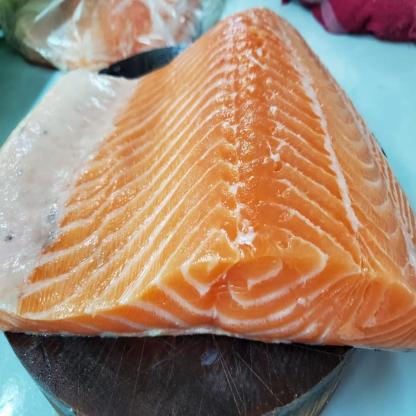
#> input picture datasets/original-dataset/test/farmstest-11_jpg.rf.a76f4174b01209be28f8993492c1f81d.jpg, 416 x 416 px; its folder holds only this picture in this run
$ python redimenzionar.py
#> lines starting #> are read from the running program, lines starting #| are printed output that depends on the picture; after the words box and inside, x2 and y2 are one past the last pixel; in counts of white or black regions, pixels touching at a corner belong together
import os
import cv2
import numpy as np

directorio_imagenes = './datasets/original-dataset/test'
directorio_imagenes_modificadas = './datasets/modified-dataset/test'

# Definir el rango de color salmón en HSV
lower_salmon = np.array([0, 100, 100])
upper_salmon = np.array([30, 255, 255])


# Función para recortar una región de interés (ROI) de la imagen original
def recortar_roi(image, x, y, w, h):
    return image[y:y + h, x:x + w]


for nombre_archivo in os.listdir(directorio_imagenes):
    if nombre_archivo.endswith(".jpg"):
        ruta_imagen = os.path.join(directorio_imagenes, nombre_archivo)
        imagen = cv2.imread(ruta_imagen)
#> imagen is the input picture: shape (416, 416, 3); mean B, G, R 112.8, 135.1, 162.3
        cv2.imshow('Imagen Original', imagen)
        cv2.waitKey(0)

        # Convertir RGB a HSV
        hsv = cv2.cvtColor(imagen, cv2.COLOR_BGR2HSV)
#> hsv: shape (416, 416, 3); mean H, S, V 48.3, 100.2, 173.1

        # Umbralizar la imagen HSV para obtener solo los colores de acuerdo al umbral del color del salmon
        mask = cv2.inRange(hsv, lower_salmon, upper_salmon)
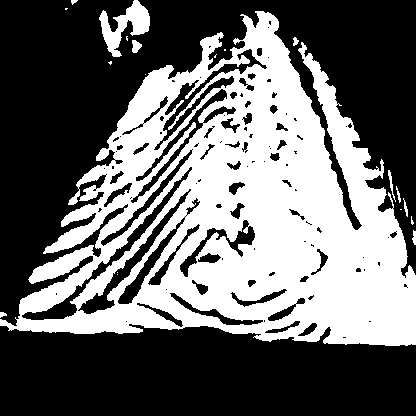
#> mask: shape (416, 416); 41.1% white; 20 white regions (10 under 20 px), largest, box (x1, y1, x2, y2) and area: (0, 11, 416, 346) 69397, (99, 0, 150, 57) 1238, (132, 40, 142, 53) 90

        # Aplicar operaciones morfológicas para reducir el ruido en la máscara
        kernel = np.ones((5, 5), np.uint8)
        mask = cv2.morphologyEx(mask, cv2.MORPH_OPEN, kernel)
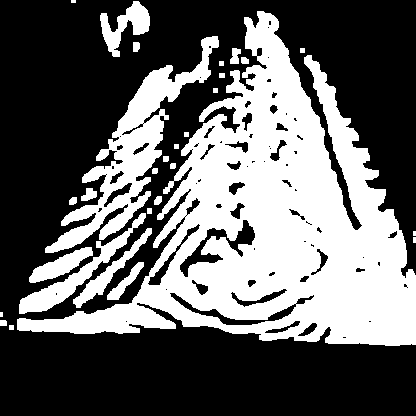
#> mask: shape (416, 416); 39.1% white; 29 white regions (4 under 20 px)

        # Encontrar contornos en la máscara
        contours, _ = cv2.findContours(mask, cv2.RETR_EXTERNAL, cv2.CHAIN_APPROX_SIMPLE)
#> contours = 29 contours, 10 with area under 20; largest, box (x1, y1, x2, y2) and area: (17, 11, 416, 346) 56154, (45, 36, 219, 253) 7972, (19, 213, 146, 314) 1870, (100, 1, 150, 57) 1080, (73, 228, 152, 308) 912

        # Recortar un pedazo del objeto color salmon si se detecta
        if contours:
            # Seleccionar el contorno con el área más grande
            largest_contour = max(contours, key=cv2.contourArea)
#> largest_contour = contour of 1056 points, box (x1, y1, x2, y2) (17, 11, 416, 346), area 56154

            # Encontrar la caja delimitadora ajustada al contorno
            x, y, w, h = cv2.boundingRect(largest_contour)
#> x = 17; y = 11; w = 399; h = 335

            # Tamaño del paper
            porcion_w = 299
            porcion_h = 86

            # Recortar la porción de la imagen umbralizada
            imagen_recortada = recortar_roi(imagen, x, y, porcion_w, porcion_h)
#> in recortar_roi, `return image[y:y + h, x:x + w]`:
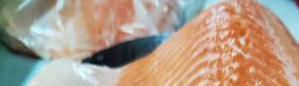
#> returned value: shape (86, 299, 3); mean of channels 0, 1, 2 137.6, 155.6, 175.7; drawn as B, G, R

            # Mostrar la imagen recortada
            cv2.imshow('Imagen Recortada', imagen_recortada)
            cv2.waitKey(0)
            cv2.imwrite(os.path.join(directorio_imagenes_modificadas, nombre_archivo), imagen_recortada)
print("Proceso completado.")

$ run again, on datasets/original-dataset/test/farmstrain-100_jpg.rf.f34863a0e008155e3093d90df0ca0987.jpg
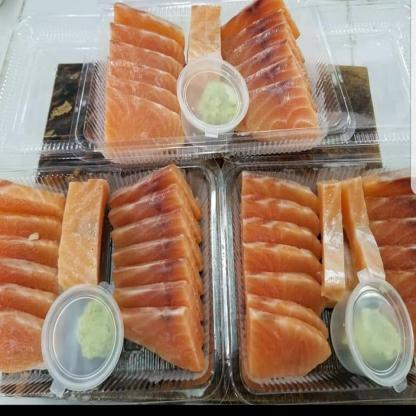
#> input picture datasets/original-dataset/test/farmstrain-100_jpg.rf.f34863a0e008155e3093d90df0ca0987.jpg, 416 x 416 px
#> imagen is the input picture: shape (416, 416, 3); mean B, G, R 107.4, 127.8, 157.3
#> hsv: shape (416, 416, 3); mean H, S, V 33.7, 92.7, 160.6
#> `mask = cv2.morphologyEx(mask, cv2.MORPH_OPEN, kernel)`:
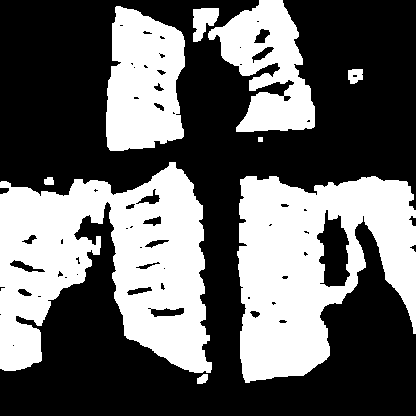
#> mask: shape (416, 416); 39.7% white; 9 white regions
#> contours = 9 contours, 1 with area under 20; largest, box (x1, y1, x2, y2) and area: (0, 162, 212, 373) 27832, (237, 176, 416, 383) 24924, (106, 6, 185, 151) 9054, (208, 0, 315, 132) 7658, (193, 8, 219, 42) 520, (348, 69, 363, 84) 162, (197, 374, 208, 384) 66, (44, 177, 54, 185) 54
#> largest_contour = contour of 515 points, box (x1, y1, x2, y2) (0, 162, 212, 373), area 27832
#> x = 0; y = 162; w = 212; h = 211
#> in recortar_roi, `return image[y:y + h, x:x + w]`:
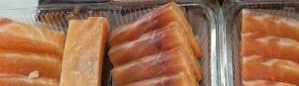
#> returned value: shape (86, 299, 3); mean of channels 0, 1, 2 81.9, 110.8, 158.4; drawn as B, G, R

$ run again, on datasets/original-dataset/test/farmstrain-122_jpg.rf.7c787e7e9832021a6c61d2d9e21e61dd.jpg
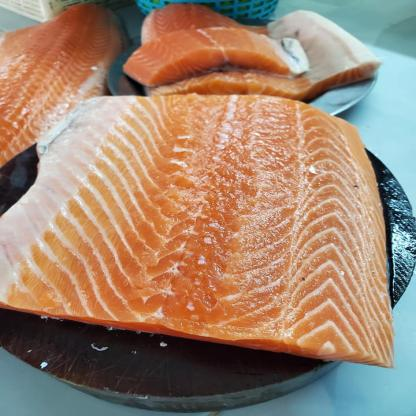
#> input picture datasets/original-dataset/test/farmstrain-122_jpg.rf.7c787e7e9832021a6c61d2d9e21e61dd.jpg, 416 x 416 px
#> imagen is the input picture: shape (416, 416, 3); mean B, G, R 111.8, 132.6, 160
#> hsv: shape (416, 416, 3); mean H, S, V 42.6, 106.2, 171.7
#> `mask = cv2.morphologyEx(mask, cv2.MORPH_OPEN, kernel)`:
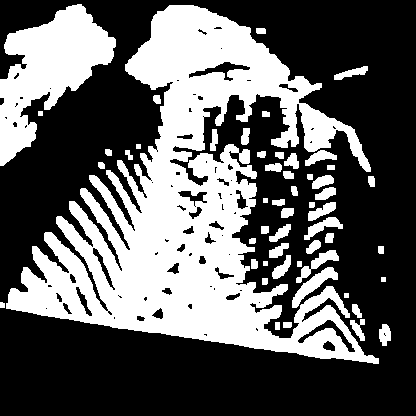
#> mask: shape (416, 416); 37.8% white; 53 white regions
#> contours = 53 contours, 7 with area under 20; largest, box (x1, y1, x2, y2) and area: (6, 5, 379, 364) 51465, (0, 4, 116, 166) 8614, (292, 267, 338, 308) 526, (296, 250, 339, 283) 340, (304, 217, 343, 240) 292
#> largest_contour = contour of 1848 points, box (x1, y1, x2, y2) (6, 5, 379, 364), area 51465
#> x = 6; y = 5; w = 373; h = 359
#> in recortar_roi, `return image[y:y + h, x:x + w]`:
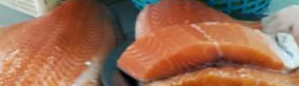
#> returned value: shape (86, 299, 3); mean of channels 0, 1, 2 84.2, 109.3, 155.8; drawn as B, G, R

$ run again, on datasets/original-dataset/test/farmstrain-128_jpg.rf.24e481efd4b746950e4472b19b6f7e1b.jpg
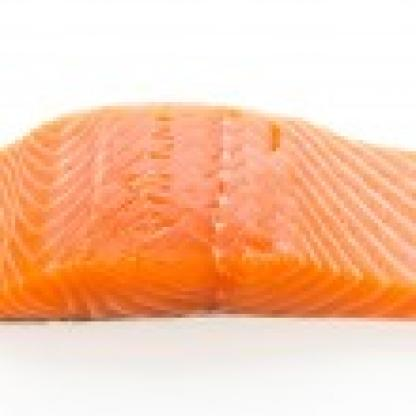
#> input picture datasets/original-dataset/test/farmstrain-128_jpg.rf.24e481efd4b746950e4472b19b6f7e1b.jpg, 416 x 416 px
#> imagen is the input picture: shape (416, 416, 3); mean B, G, R 171.4, 200.2, 247.5
#> hsv: shape (416, 416, 3); mean H, S, V 12.6, 79.7, 247.5
#> `mask = cv2.morphologyEx(mask, cv2.MORPH_OPEN, kernel)`:
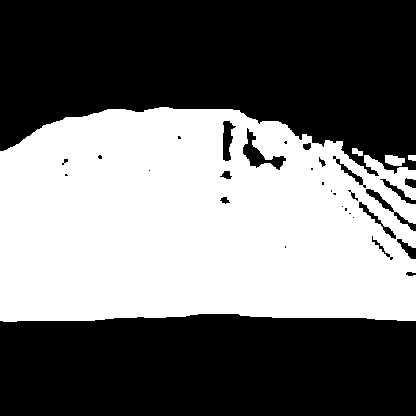
#> mask: shape (416, 416); 44.4% white; 4 white regions
#> contours = 4 contours; box (x1, y1, x2, y2) and area: (0, 107, 416, 322) 77628, (385, 155, 405, 166) 142, (352, 148, 363, 156) 44, (408, 155, 416, 161) 32
#> largest_contour = contour of 402 points, box (x1, y1, x2, y2) (0, 107, 416, 322), area 77628
#> x = 0; y = 107; w = 416; h = 215
#> in recortar_roi, `return image[y:y + h, x:x + w]`:
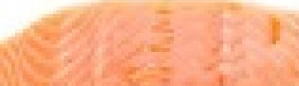
#> returned value: shape (86, 299, 3); mean of channels 0, 1, 2 137.2, 176.5, 249.8; drawn as B, G, R

$ run again, on datasets/original-dataset/test/farmstest-13_jpg.rf.62d00f6ca1e844d18d9fbee204756a3e.jpg
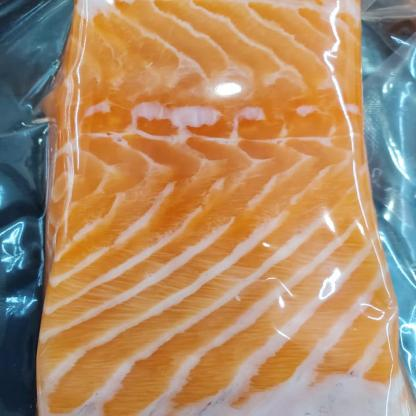
#> input picture datasets/original-dataset/test/farmstest-13_jpg.rf.62d00f6ca1e844d18d9fbee204756a3e.jpg, 416 x 416 px
#> imagen is the input picture: shape (416, 416, 3); mean B, G, R 105.4, 139.9, 174
#> hsv: shape (416, 416, 3); mean H, S, V 37.8, 125.4, 185
#> `mask = cv2.morphologyEx(mask, cv2.MORPH_OPEN, kernel)`:
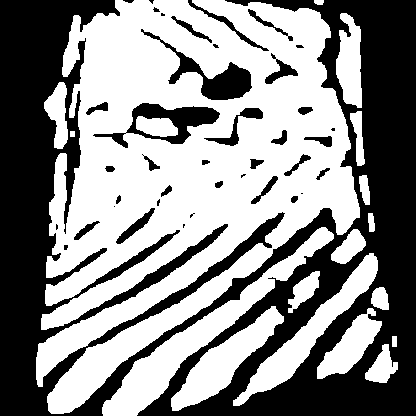
#> mask: shape (416, 416); 54.9% white; 40 black regions (12 under 20 px)
#> contours = 17 contours; largest, box (x1, y1, x2, y2) and area: (36, 0, 360, 414) 78040, (102, 227, 334, 416) 6354, (233, 253, 378, 406) 3886, (171, 306, 284, 411) 3596, (317, 308, 382, 379) 1860
#> largest_contour = contour of 1535 points, box (x1, y1, x2, y2) (36, 0, 360, 414), area 78040
#> x = 36; y = 0; w = 324; h = 414
#> in recortar_roi, `return image[y:y + h, x:x + w]`:
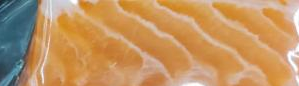
#> returned value: shape (86, 299, 3); mean of channels 0, 1, 2 100.2, 149.2, 193.9; drawn as B, G, R
